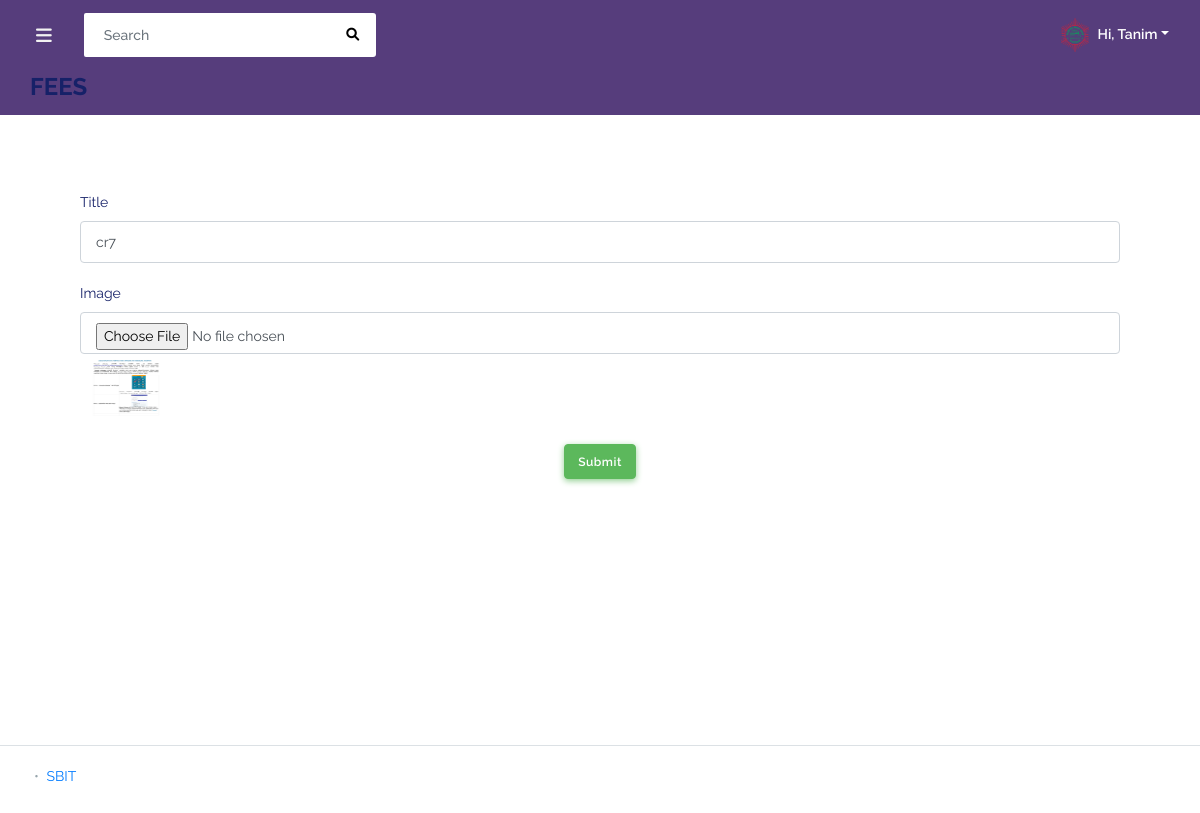
Screenshot of /backend/admin/website_settings/fees.php (signed in) with the database file from the repository.
### tables this page shows
CREATE TABLE `create_admin` (
  `id` int(100) NOT NULL,
  `username` varchar(100) DEFAULT NULL,
  `mail` varchar(100) DEFAULT NULL,
  `phone` varchar(100) DEFAULT NULL,
  `adress` text DEFAULT NULL,
  `type` int(10) DEFAULT NULL,
  `password` varchar(100) DEFAULT NULL,
  `confirm_password` varchar(100) DEFAULT NULL,
  `image` varchar(100) DEFAULT NULL,
  `admin_type` varchar(100) DEFAULT NULL,
  `password_recover` varchar(255) NOT NULL
);

CREATE TABLE `fees` (
  `id` int(200) NOT NULL,
  `title` varchar(255) NOT NULL,
  `image` varchar(20) NOT NULL
);

### database/connection.php (called while the page is built, shortened)
<?php
class database
{
  public $hostadress="localhost";
  public $username="root";
  public $password="";
  public $database="dynamicschool_database";
  private function database()
  {
        $this->link=new mysqli($this->hostadress,$this->username,$this->password,$this->database);
  }
}
?>

### backend/admin/website_settings/fees.php (the view, shortened to what this page needs)
<?php
include('../layouts/header.php');
?>
        <div class="main-content">
            <section class="section">
                <div class="form-header">
                    <h4>FEES</h4>
                </div>
                <div class="form-section">
                    <?php
                    $sql=$db->link->query("SELECT * FROM `fees` WHERE `id`=1");
                    if($sql)
                    {
                        $showdata=$sql->fetch_assoc();
                    }
                    ?>
                    <form method="post" enctype="multipart/form-data">
                        <div class="input-single-box">
                            <label>Title</label>
                            <input type="text" name="title" class="form-control"  value="<?php echo $showdata['title'];?>" required>
                        </div>
                        <div class="input-single-box">
                            <label>Image</label>
                            <input type="file" name="image" class="form-control" >
                            <?php
                            $path='../../asset/img/fees/'.$showdata['image'];
                            if(file_exists($path))
                            {
                                ?>
                                <img src="../../asset/img/fees/<?php echo $showdata['image'];?>" class="img-fulid" height="70px;" width="90px;">
                                <?php
                            }
                            ?>
                        </div>
                        <div class="input-single-box" style="text-align: center;">
                            <input type="submit" name="save" class="btn btn-success" id="save">
                        </div>
                    </form>
                </div>
            </section>
        </div>
<?php include('../layouts/footer.php'); ?>

### backend/admin/layouts/header.php (shortened to what this page needs)
<?php
include('../../../database/connection.php');
$db=new database();
?>
<!DOCTYPE html>
<html lang="en">
<head>
<link rel="stylesheet" href="../../assets/modules/datatables/datatables.min.css">
<link rel="stylesheet" href="../../assets/modules/datatables/DataTables-1.10.16/css/dataTables.bootstrap4.min.css">
<link rel="stylesheet" href="../../assets/modules/datatables/Select-1.2.4/css/select.bootstrap4.min.css">
<link rel="stylesheet" href="../../assets/modules/select2/dist/css/select2.min.css">
<link rel="stylesheet" href="../../assets/modules/bootstrap/css/bootstrap.min.css">
<link rel="stylesheet" href="../../assets/modules/bootstrap-daterangepicker/daterangepicker.css">
<link rel="stylesheet" href="../../assets/modules/fontawesome/css/all.min.css">
<link rel="stylesheet" href="../../assets/modules/jqvmap/dist/jqvmap.min.css">
<link rel="stylesheet" href="../../assets/modules/summernote/summernote-bs4.css">
<link rel="stylesheet" href="../../assets/modules/owlcarousel2/dist/assets/owl.carousel.min.css">
<link rel="stylesheet" href="../../assets/modules/owlcarousel2/dist/assets/owl.theme.default.min.css">
<link rel="stylesheet" href="../../assets/css/style.min.css">
<link rel="stylesheet" href="../../assets/css/components.min.css">
<link rel="stylesheet" href="https://cdnjs.cloudflare.com/ajax/libs/font-awesome/6.0.0-beta3/css/all.min.css">
<link rel="stylesheet" href="https://cdnjs.cloudflare.com/ajax/libs/font-awesome/6.0.0-beta3/css/brands.min.css">
<link rel="stylesheet" href="https://cdnjs.cloudflare.com/ajax/libs/font-awesome/6.0.0-beta3/css/fontawesome.min.css">
<link rel="stylesheet" href="https://cdnjs.cloudflare.com/ajax/libs/font-awesome/6.0.0-beta3/css/solid.min.css">
<link rel="stylesheet" href="//code.jquery.com/ui/1.13.0/themes/base/jquery-ui.css">
<link rel="stylesheet" href="../../assets/modules/izitoast/css/iziToast.min.css">
<link rel="stylesheet" href="//code.jquery.com/ui/1.13.2/themes/base/jquery-ui.css">
</head>
<body class="layout-4">
<div id="app">
    <div class="main-wrapper main-wrapper-1">
        <div class="navbar-bg"></div>
        <?php
        $id = $_SESSION['admin_id'];
        $userdata = $db->link->query("SELECT * FROM `create_admin` WHERE `id`='$id'");
        if($userdata)
        {
            $showuser = $userdata->fetch_assoc();
            ?>
        <nav class="navbar navbar-expand-lg main-navbar">
            <form class="form-inline mr-auto">
                <ul class="navbar-nav mr-3">
                    <li><a href="#" data-toggle="sidebar" class="nav-link nav-link-lg"><i class="fas fa-bars"></i></a></li>
                </ul>
                <div class="search-element">
                    <input class="form-control" type="search" placeholder="Search" aria-label="Search" data-width="250">
                    <button class="btn" type="submit"><i class="fas fa-search"></i></button>
                </div>
            </form>
            <ul class="navbar-nav navbar-right">
                <li class="dropdown">
                    <a href="#" data-toggle="dropdown" class="nav-link dropdown-toggle nav-link-lg nav-link-user">
                    <img alt="image" src="../../asset/img/admin_image/<?php echo $showuser['image']; ?>" class="rounded-circle mr-1">
                    <div class="d-sm-none d-lg-inline-block">Hi, <?php echo $showuser['username']; ?></div></a>
                </li>
            </ul>
        </nav>
       <?php
        }
        ?>

### rows the page displays
create_admin: image (picture), username "Tanim"
fees: title "cr7", image (picture)
